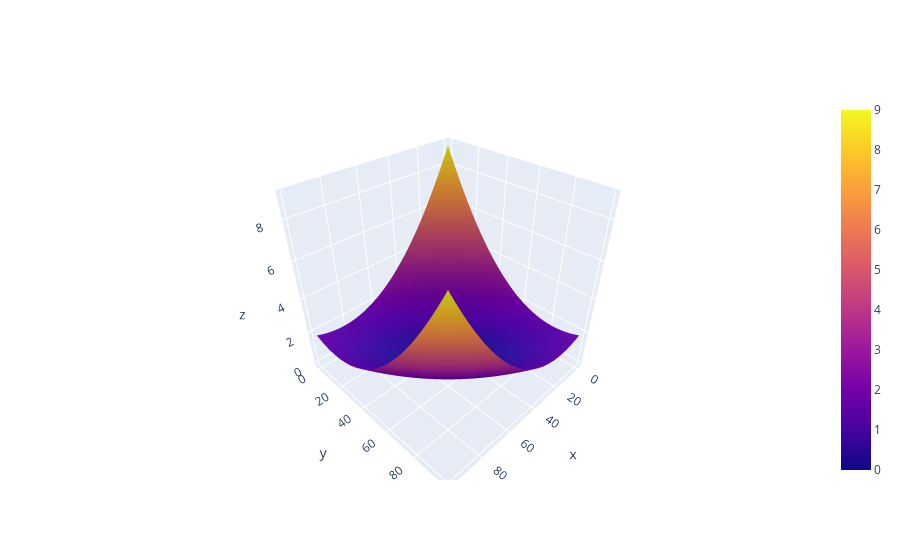

The notebook cell saved with this chart:
### Markdown cell above
Plotting the function as a 2D surface.
Plotting log of the function helps to see the minimum more clearly.

### Code cell
# interactive
x = np.linspace(-1, 2, 100)
y = np.linspace(-1, 2, 100)
X, Y = np.meshgrid(x, y)
Z = f(X, Y)
Zlog = np.log(Z)
go.Figure(data=[go.Surface(z=Z)])

### Figure 1 — Plotly figure (JSON) as saved in the notebook; plotly's stock layout.template omitted (floating-point values rounded to 4 significant figures; data arrays with more than 128 entries replaced by an {"elided": "..."} marker saying what was removed)
{"data": [{"type": "surface", "z": {"elided": "100x100 float values"}}], "layout": {}}
